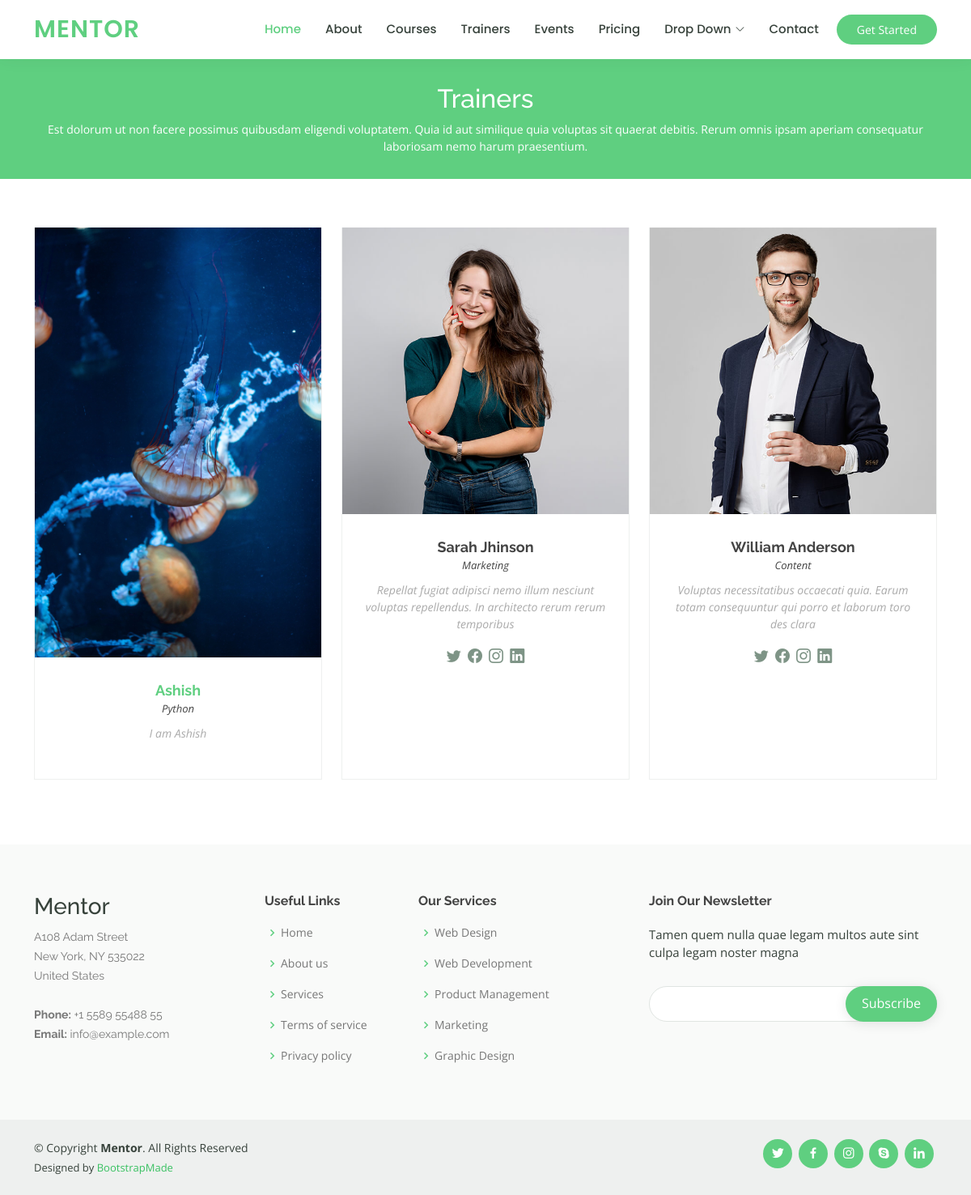
Screenshot of /trainers/ with the database file from the repository.
### app/models.py (models this page shows, shortened)
class trainer(models.Model):
    name=models.CharField(max_length=100)
    profile_pic=models.ImageField(upload_to='img')
    bio=models.CharField(max_length=100)
    domain=models.ForeignKey("domain", on_delete=models.CASCADE)

class domain(models.Model):
    name=models.CharField(max_length=50)
    def __str__(self) -> str:
        return self.name

### app/views.py (the view)
# urls.py: path('trainers/',trainers, name='trainers'),
def trainers(requests):
    data=trainer.objects.all()
    return render(requests,'trainers.html',{'data':data})

### app/templates/trainers.html
{% extends 'base.html' %}
{% load static %}
{% block content %}
<main id="main" data-aos="fade-in">
    <div class="breadcrumbs">
      <div class="container">
        <h2>Trainers</h2>
        <p>Est dolorum ut non facere possimus quibusdam eligendi voluptatem. Quia id aut similique quia voluptas sit quaerat debitis. Rerum omnis ipsam aperiam consequatur laboriosam nemo harum praesentium. </p>
      </div>
    </div>
    <section id="trainers" class="trainers">
      <div class="container" data-aos="fade-up">
        <div class="row" data-aos="zoom-in" data-aos-delay="100">
         {% for i in data %}
         <div class="col-lg-4 col-md-6 d-flex align-items-stretch">
          <div class="member">
            <img src="{{i.profile_pic.url}}" class="img-fluid" alt="">
            <div class="member-content">
              <a href="/courses/{{i.name}}"><h4>{{i.name}}</h4> </a>
              <span>{{i.domain}}</span>
              <p>
               {{i.bio}}
              </p>
            </div>
          </div>
        </div>
         {% endfor %}
          <div class="col-lg-4 col-md-6 d-flex align-items-stretch">
            <div class="member">
              <img src="{% static 'img/trainers/trainer-2.jpg' %}" class="img-fluid" alt="">
              <div class="member-content">
                <h4>Sarah Jhinson</h4>
                <span>Marketing</span>
                <p>
                  Repellat fugiat adipisci nemo illum nesciunt voluptas repellendus. In architecto rerum rerum temporibus
                </p>
                <div class="social">
                  <a href=""><i class="bi bi-twitter"></i></a>
                  <a href=""><i class="bi bi-facebook"></i></a>
                  <a href=""><i class="bi bi-instagram"></i></a>
                  <a href=""><i class="bi bi-linkedin"></i></a>
                </div>
              </div>
            </div>
          </div>
          <div class="col-lg-4 col-md-6 d-flex align-items-stretch">
            <div class="member">
              <img src="{% static 'img/trainers/trainer-3.jpg' %}" class="img-fluid" alt="">
              <div class="member-content">
                <h4>William Anderson</h4>
                <span>Content</span>
                <p>
                  Voluptas necessitatibus occaecati quia. Earum totam consequuntur qui porro et laborum toro des clara
                </p>
                <div class="social">
                  <a href=""><i class="bi bi-twitter"></i></a>
                  <a href=""><i class="bi bi-facebook"></i></a>
                  <a href=""><i class="bi bi-instagram"></i></a>
                  <a href=""><i class="bi bi-linkedin"></i></a>
                </div>
              </div>
            </div>
          </div>
        </div>
      </div>
    </section>
  </main>
{% endblock  %}

### app/templates/base.html (shortened to what this page needs)
{% load static %}
<!DOCTYPE html>
<html lang="en">
<head>
  <link href="{% static 'vendor/animate.css/animate.min.css' %}" rel="stylesheet">
  <link href="{% static 'vendor/aos/aos.css' %}" rel="stylesheet">
  <link href="{% static 'vendor/bootstrap/css/bootstrap.min.css' %}" rel="stylesheet">
  <link href="{% static 'vendor/bootstrap-icons/bootstrap-icons.css' %}" rel="stylesheet">
  <link href="{% static 'vendor/boxicons/css/boxicons.min.css' %}" rel="stylesheet">
  <link href="{% static 'vendor/remixicon/remixicon.css' %}" rel="stylesheet">
  <link href="{% static 'vendor/swiper/swiper-bundle.min.css' %}" rel="stylesheet">
  <link href="{% static 'css/style.css' %}" rel="stylesheet">
</head>
<body>
  <header id="header" class="fixed-top">
    <div class="container d-flex align-items-center">
      <h1 class="logo me-auto"><a href="/index/">Mentor</a></h1>
      <nav id="navbar" class="navbar order-last order-lg-0">
        <ul>
          <li><a class="active" href="/index/">Home</a></li>
          <li><a href="/about/">About</a></li>
          <li><a href="/courses/">Courses</a></li>
          <li><a href="/trainers/">Trainers</a></li>
          <li><a href="/events/">Events</a></li>
          <li><a href="/pricing/">Pricing</a></li>
          <li class="dropdown"><a href="#"><span>Drop Down</span> <i class="bi bi-chevron-down"></i></a>
          </li>
          <li><a href="/contact/">Contact</a></li>
        </ul>
      </nav>
      <a href="/courses/" class="get-started-btn">Get Started</a>
    </div>
  </header>
{% block content %}
{% endblock  %}
  <footer id="footer">
    <div class="footer-top">
      <div class="container">
        <div class="row">
          <div class="col-lg-3 col-md-6 footer-contact">
            <h3>Mentor</h3>
            <p>
              A108 Adam Street <br>
              New York, NY 535022<br>
              United States <br><br>
              <strong>Phone:</strong> +1 5589 55488 55<br>
              <strong>Email:</strong> info@example.com<br>
            </p>
          </div>
          <div class="col-lg-2 col-md-6 footer-links">
            <h4>Useful Links</h4>
            <ul>
              <li><i class="bx bx-chevron-right"></i> <a href="#">Home</a></li>
              <li><i class="bx bx-chevron-right"></i> <a href="#">About us</a></li>
              <li><i class="bx bx-chevron-right"></i> <a href="#">Services</a></li>
              <li><i class="bx bx-chevron-right"></i> <a href="#">Terms of service</a></li>
              <li><i class="bx bx-chevron-right"></i> <a href="#">Privacy policy</a></li>
            </ul>
          </div>
          <div class="col-lg-3 col-md-6 footer-links">
            <h4>Our Services</h4>
            <ul>
              <li><i class="bx bx-chevron-right"></i> <a href="#">Web Design</a></li>
              <li><i class="bx bx-chevron-right"></i> <a href="#">Web Development</a></li>
              <li><i class="bx bx-chevron-right"></i> <a href="#">Product Management</a></li>
              <li><i class="bx bx-chevron-right"></i> <a href="#">Marketing</a></li>
              <li><i class="bx bx-chevron-right"></i> <a href="#">Graphic Design</a></li>
            </ul>
          </div>
          <div class="col-lg-4 col-md-6 footer-newsletter">
            <h4>Join Our Newsletter</h4>
            <p>Tamen quem nulla quae legam multos aute sint culpa legam noster magna</p>
            <form action="" method="post">
              <input type="email" name="email"><input type="submit" value="Subscribe">
            </form>
          </div>
        </div>
      </div>
    </div>
    <div class="container d-md-flex py-4">
      <div class="me-md-auto text-center text-md-start">
        <div class="copyright">
          &copy; Copyright <strong><span>Mentor</span></strong>. All Rights Reserved
        </div>
        <div class="credits">
          Designed by <a href="https://bootstrapmade.com/">BootstrapMade</a>
        </div>
      </div>
      <div class="social-links text-center text-md-right pt-3 pt-md-0">
        <a href="#" class="twitter"><i class="bx bxl-twitter"></i></a>
        <a href="#" class="facebook"><i class="bx bxl-facebook"></i></a>
        <a href="#" class="instagram"><i class="bx bxl-instagram"></i></a>
        <a href="#" class="google-plus"><i class="bx bxl-skype"></i></a>
        <a href="#" class="linkedin"><i class="bx bxl-linkedin"></i></a>
      </div>
    </div>
  </footer>
</body>
</html>

### app/static/css/style.css (style rules this page uses)
body { font-family: "Open Sans", sans-serif; color: #444444; }
a { color: #5fcf80; text-decoration: none; }
h1, h2, h3, h4, h5, h6 { font-family: "Raleway", sans-serif; }
#header { background: #fff; transition: all 0.5s; z-index: 997; padding: 15px 0; box-shadow: 0px 0 18px rgba(55, 66, 59, 0.08); }
#header .logo { font-size: 30px; margin: 0; padding: 0; line-height: 1; font-weight: 600; letter-spacing: 1px; text-transform: uppercase; font-family: "Poppins", sans-serif; }
#header .logo a { color: #5fcf80; }
.get-started-btn { margin-left: 22px; background: #5fcf80; color: #fff; border-radius: 50px; padding: 8px 25px; white-space: nowrap; transition: 0.3s; font-size: 14px; display: inline-block; }
.navbar { padding: 0; }
.navbar ul { margin: 0; padding: 0; display: flex; list-style: none; align-items: center; }
.navbar li { position: relative; }
.navbar a, .navbar a:focus { display: flex; align-items: center; justify-content: space-between; padding: 10px 0 10px 30px; font-family: "Poppins", sans-serif; font-size: 15px; font-weight: 500; color: #37423b; white-space: nowrap; transition: 0.3s; }
.navbar a i, .navbar a:focus i { font-size: 12px; line-height: 0; margin-left: 5px; }
.navbar a:hover, .navbar .active, .navbar .active:focus, .navbar li:hover>a { color: #5fcf80; }
section { padding: 60px 0; overflow: hidden; }
.breadcrumbs { margin-top: 73px; text-align: center; background: #5fcf80; padding: 30px 0; color: #fff; }
.breadcrumbs h2 { font-size: 32px; font-weight: 500; }
.breadcrumbs p { font-size: 14px; margin-bottom: 0; }
.trainers .member { text-align: center; margin-bottom: 20px; background: #fff; border: 1px solid #eef0ef; }
.trainers .member img { margin: -1px -1px 30px -1px; }
.trainers .member .member-content { padding: 0 20px 30px 20px; }
.trainers .member h4 { font-weight: 700; margin-bottom: 2px; font-size: 18px; }
.trainers .member span { font-style: italic; display: block; font-size: 13px; }
.trainers .member p { padding-top: 10px; font-size: 14px; font-style: italic; color: #aaaaaa; }
.trainers .member .social { margin-top: 15px; }
.trainers .member .social a { color: #7e9486; transition: 0.3s; }
.trainers .member .social i { font-size: 18px; margin: 0 2px; }
#footer { color: #37423b; font-size: 14px; background: #eef0ef; }
#footer .footer-top { padding: 60px 0 30px 0; background: #f9faf9; }
#footer .footer-top .footer-contact { margin-bottom: 30px; }
#footer .footer-top .footer-contact p { font-size: 14px; line-height: 24px; margin-bottom: 0; font-family: "Raleway", sans-serif; color: #777777; }
#footer .footer-top h4 { font-size: 16px; font-weight: bold; color: #444444; position: relative; padding-bottom: 12px; }
#footer .footer-top .footer-links { margin-bottom: 30px; }
#footer .footer-top .footer-links ul { list-style: none; padding: 0; margin: 0; }
#footer .footer-top .footer-links ul i { padding-right: 2px; color: #5fcf80; font-size: 18px; line-height: 1; }
#footer .footer-top .footer-links ul li { padding: 10px 0; display: flex; align-items: center; }
#footer .footer-top .footer-links ul li:first-child { padding-top: 0; }
#footer .footer-top .footer-links ul a { color: #777777; transition: 0.3s; display: inline-block; line-height: 1; }
#footer .footer-newsletter { font-size: 15px; }
#footer .footer-newsletter h4 { font-size: 16px; font-weight: bold; color: #444444; position: relative; padding-bottom: 12px; }
#footer .footer-newsletter form { margin-top: 30px; background: #fff; padding: 6px 10px; position: relative; border-radius: 50px; text-align: left; border: 1px solid #e0e5e2; }
#footer .footer-newsletter form input[type=email] { border: 0; padding: 4px 8px; width: calc(100% - 100px); }
#footer .footer-newsletter form input[type=submit] { position: absolute; top: -1px; right: -1px; bottom: -1px; border: 0; background: none; font-size: 16px; padding: 0 20px 2px 20px; background: #5fcf80; color: #fff; transition: 0.3s; border-radius: 50px; box-shadow: 0px 2px 15px rgba(0, 0, 0, 0.1); }
#footer .credits { padding-top: 5px; font-size: 13px; }
#footer .credits a { color: #3ac162; transition: 0.3s; }
#footer .social-links a { font-size: 18px; display: inline-block; background: #5fcf80; color: #fff; line-height: 1; padding: 8px 0; margin-right: 4px; border-radius: 50%; text-align: center; width: 36px; height: 36px; transition: 0.3s; }

### rows the page displays
trainer: profile_pic (picture), name "Ashish", domain "Python", bio "I am Ashish"
